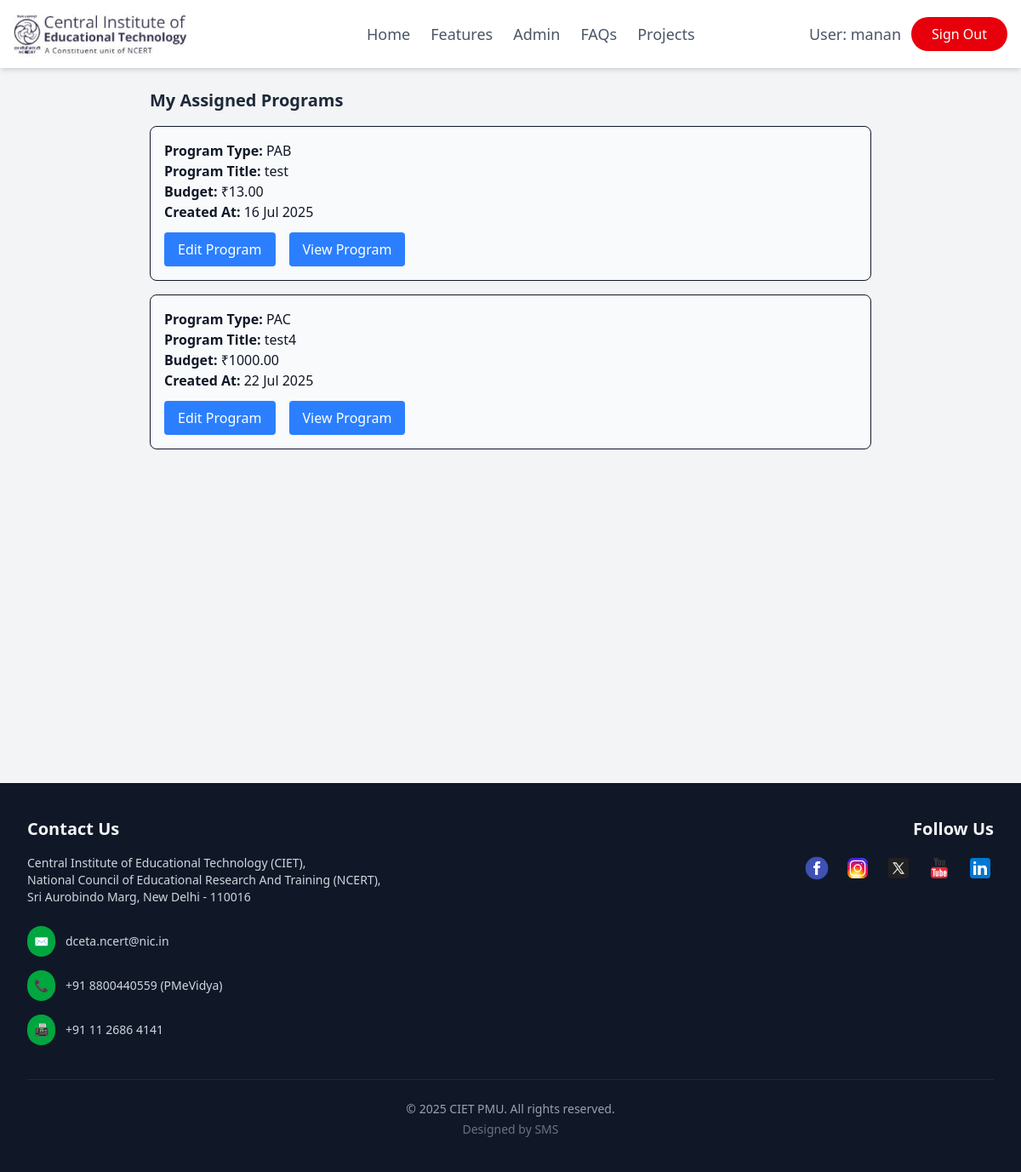
The app's page /user_dashboard/ (signed in) with its own data.
### admin_dashboard/models.py (models this page shows)
class User(models.Model):
    username = models.TextField(unique=True)
    password = models.TextField()
    role = models.TextField(blank=True, null=True)
    name = models.TextField()
    email = models.TextField(unique=True)
    class Meta:
        managed = False
        db_table = 'User'

class Program(models.Model):
    type = models.TextField(blank=True, null=True)
    title = models.TextField()
    coordinator = models.ForeignKey('User', models.DO_NOTHING)
    annual_budget = models.ForeignKey(Annualbudget, models.DO_NOTHING)
    created_at = models.DateTimeField(default=timezone.now)
    updated_at = models.DateTimeField(default=timezone.now)
    program_budget = models.DecimalField(decimal_places=2, max_digits=12)
    program_sub_type = models.TextField()
    class Meta:
        managed = False
        db_table = 'Program'

### user_dashboard/views.py (the view)
# urls.py: path('', include('user_dashboard.urls')),
def user_dashboard(request):
    user_id = request.session.get('user_id')
    if not user_id:
        return redirect('login')
    user = get_object_or_404(User, pk=user_id)
    programs = Program.objects.filter(coordinator_id=user.id)
    subtask = Subentry.objects.all()
    return render(request, 'user_dashboard/user_dashboard.html', {
        'user': user,
        'programs': programs,
        'subtask':subtask
    })

### user_dashboard/templates/user_dashboard/user_dashboard.html (shortened to what this page needs)
{% extends "layout.html" %} {% load static %}
{% block content %}
{% include "partials/navbar.html" %}
<div class="flex flex-col md:flex-row h-auto min-h-screen px-2">
  <div class="w-full max-w-4xl mx-auto p-4 sm:p-6">
    <h2 class="text-lg sm:text-xl font-semibold text-gray-800 mb-4">
      My Assigned Programs
    </h2>
    {% if programs %}
    <div class="space-y-4">
      {% for program in programs %}
      <div class="p-4 border rounded-lg bg-gray-50 text-sm sm:text-base">
        <p><strong>Program Type:</strong> {{ program.type }}</p>
        <p><strong>Program Title:</strong> {{ program.title }}</p>
        <p><strong>Budget:</strong> ₹{{ program.program_budget }}</p>
        <p>
          <strong>Created At:</strong> {{ program.created_at|date:"d M Y" }}
        </p>
        <div class="flex gap-4 mt-3">
          <a href="{% url 'edit_program' program.id %}">
            <button
              class="px-4 py-2 bg-blue-500 text-white rounded hover:bg-blue-600"
            >
              Edit Program
            </button>
          </a>
          <button
            onclick="toggleSummary('{{ program.id }}')"
            class="px-4 py-2 bg-blue-500 text-white rounded hover:bg-blue-600"
          >
            View Program
          </button>
        </div>
      </div>
      {% endfor %}
    </div>
    {% else %}
    <p class="text-gray-500 text-sm sm:text-base">
      No programs assigned to you yet.
    </p>
    {% endif %}
  </div>
</div>
{% endblock %}

### templates/partials/navbar.html (shortened to what this page needs)
{% load static %}
<nav class="flex items-center justify-between px-4 py-3 bg-white shadow-md sticky top-0 z-50">
    <div class="flex items-center space-x-3">
        <a href="/"><img src="{% static 'images/home_page_images/ciet-full-logo.jpg' %}" alt="CIET PMU Logo" class="h-12 md:h-14 transition-transform duration-300 hover:scale-110"></a>
    </div>
    <div class="hidden md:flex space-x-6">
        <a href="/" class="text-gray-600 text-lg font-medium hover:text-indigo-600 transition-colors duration-300">Home</a>
        <a href="#features" class="text-gray-600 text-lg font-medium hover:text-indigo-600 transition-colors duration-300">Features</a>
        <a href="#admin" class="text-gray-600 text-lg font-medium hover:text-indigo-600 transition-colors duration-300">Admin</a>
        <a href="#faqs" class="text-gray-600 text-lg font-medium hover:text-indigo-600 transition-colors duration-300">FAQs</a>
        <a href="{% url "user_dashboard" %}" class="text-gray-600 text-lg font-medium hover:text-indigo-600 transition-colors duration-300">Projects</a>
    </div>
    <div class="flex items-center space-x-3">
        <span class="text-gray-600 text-sm md:text-lg font-medium">User: {{ request.session.username }}</span>
        {% if not request.session.username and request.path != '/admin_login/' %}
            <a href="{% url 'login' %}" class="text-white bg-indigo-600 hover:bg-indigo-700 px-4 py-1 md:px-6 md:py-2 rounded-full font-medium text-sm md:text-base transition-all duration-300 transform hover:scale-105">Login</a>
        {% elif request.path != '/admin_login/' %}
            <a href="{% url 'logout' %}" class="text-white bg-red-600 hover:bg-red-700 px-4 py-1 md:px-6 md:py-2 rounded-full font-medium text-sm md:text-base transition-all duration-300 transform hover:scale-105">Sign Out</a>
        {% endif %}
    </div>
</nav>

### records on screen
User: session.username "manan"
Program: type "PAB", title "test", program_budget "13.00", created_at "16 Jul 2025"
Program: type "PAC", title "test4", program_budget "1000.00", created_at "22 Jul 2025"
